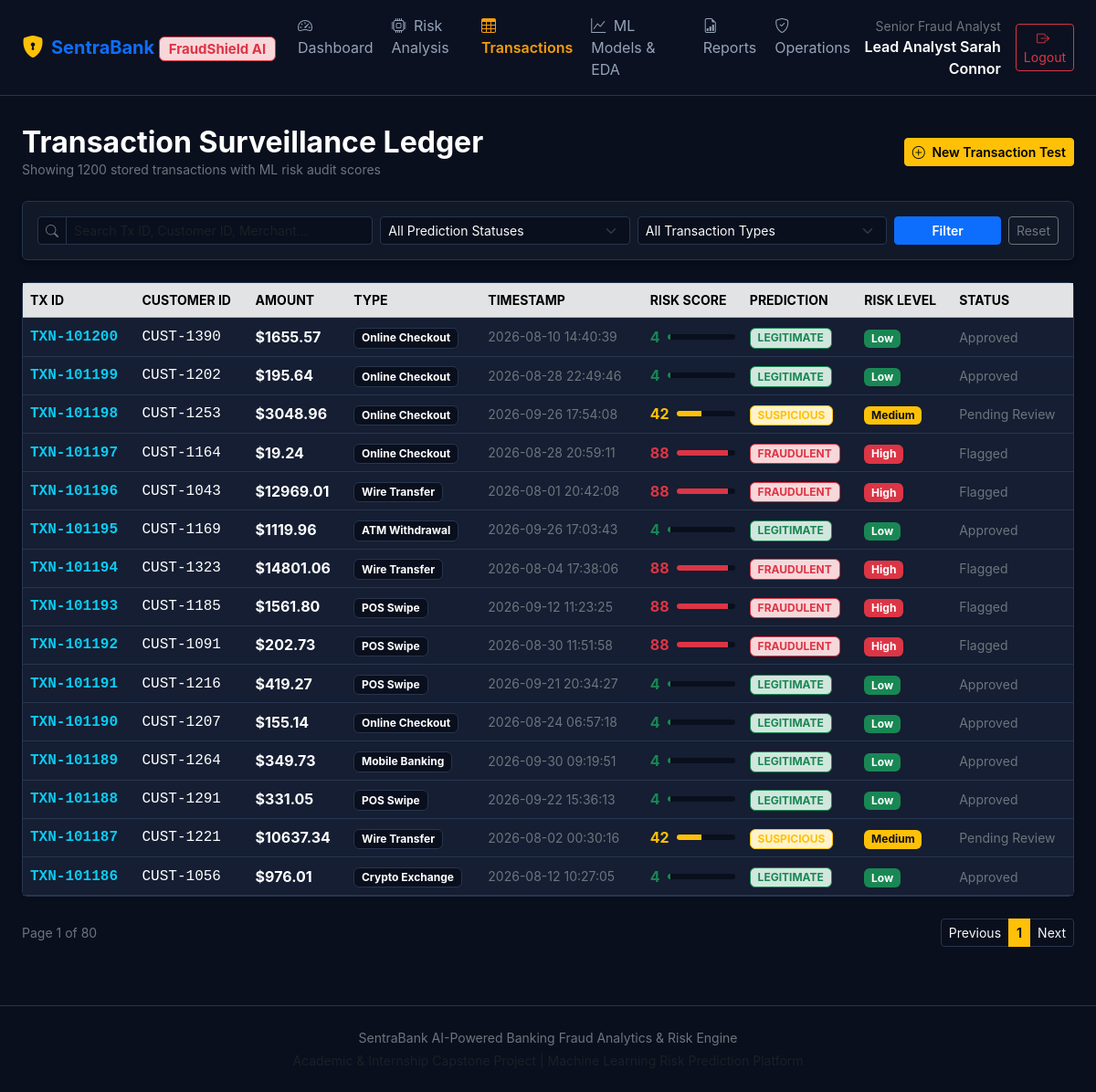
The page /transactions (signed in) on the database its author committed.
### tables this page shows
CREATE TABLE transactions (
        id INTEGER PRIMARY KEY AUTOINCREMENT,
        transaction_id TEXT UNIQUE NOT NULL,
        customer_id TEXT NOT NULL,
        amount REAL NOT NULL,
        transaction_type TEXT NOT NULL,
        transaction_time TEXT NOT NULL,
        account_age INTEGER,
        location TEXT,
        merchant_category TEXT,
        device_type TEXT,
        previous_transactions INTEGER DEFAULT 0,
        previous_fraud_count INTEGER DEFAULT 0,
        transaction_frequency REAL DEFAULT 0.0,
        failed_transactions INTEGER DEFAULT 0,
        is_fraud INTEGER DEFAULT 0,
        prediction TEXT,
        fraud_probability REAL,
        risk_score INTEGER,
        risk_level TEXT,
        status TEXT DEFAULT 'pending_review',
        analyst_notes TEXT,
        created_at TIMESTAMP DEFAULT CURRENT_TIMESTAMP
    );

### app.py (the view)
@app.route('/transactions')
@login_required
def transactions():
    search = request.args.get('search', '').strip()
    status_filter = request.args.get('status', 'all')
    type_filter = request.args.get('type', 'all')
    page = int(request.args.get('page', 1))
    per_page = 15
    offset = (page - 1) * per_page
    conn = get_db()
    query = 'SELECT * FROM transactions WHERE 1=1'
    params = []
    if search:
        query += ' AND (transaction_id LIKE ? OR customer_id LIKE ? OR merchant_category LIKE ?)'
        like_str = f'%{search}%'
        params.extend([like_str, like_str, like_str])
    if status_filter != 'all':
        query += ' AND prediction = ?'
        params.append(status_filter)
    if type_filter != 'all':
        query += ' AND transaction_type = ?'
        params.append(type_filter)
    count_query = query.replace('SELECT *', 'SELECT COUNT(*)')
    total_records = conn.execute(count_query, params).fetchone()[0]
    query += ' ORDER BY id DESC LIMIT ? OFFSET ?'
    params.extend([per_page, offset])
    tx_list = conn.execute(query, params).fetchall()
    conn.close()
    total_pages = max(1, (total_records + per_page - 1) // per_page)
    return render_template(
        'transactions.html',
        transactions=tx_list,
        current_page=page,
        total_pages=total_pages,
        total_records=total_records,
        search=search,
        status_filter=status_filter,
        type_filter=type_filter
    )

### app.py (called while the page is built)
def get_db():
    conn = sqlite3.connect(DB_PATH)
    conn.row_factory = sqlite3.Row
    return conn

def login_required(f):
    @wraps(f)
    def decorated_function(*args, **kwargs):
        if 'user_id' not in session:
            flash('Please log in to access the fraud detection portal.', 'warning')
            return redirect(url_for('login'))
        return f(*args, **kwargs)
    return decorated_function

### templates/transactions.html (shortened to what this page needs)
{% extends "base.html" %}
{% block content %}
<div class="d-flex justify-content-between align-items-center mb-4 flex-wrap gap-2">
    <div>
        <h2 class="fw-bold text-white mb-0">Transaction Surveillance Ledger</h2>
        <p class="text-secondary small mb-0">Showing {{ total_records }} stored transactions with ML risk audit scores</p>
    </div>
    <div>
        <a href="{{ url_for('predict') }}" class="btn btn-warning btn-sm fw-semibold">
            <i class="bi bi-plus-circle me-1"></i> New Transaction Test
        </a>
    </div>
</div>
<div class="card bg-navy border-secondary p-3 mb-4">
    <form method="GET" action="{{ url_for('transactions') }}" class="row g-2 align-items-center">
        <div class="col-12 col-md-4">
            <div class="input-group input-group-sm">
                <span class="input-group-text bg-dark border-secondary text-secondary">
                    <i class="bi bi-search"></i>
                </span>
                <input type="text" class="form-control bg-dark text-light border-secondary" name="search" value="{{ search }}" placeholder="Search Tx ID, Customer ID, Merchant...">
            </div>
        </div>
        <div class="col-6 col-md-3">
            <select class="form-select form-select-sm bg-dark text-light border-secondary" name="status">
                <option value="all" {% if status_filter == 'all' %}selected{% endif %}>All Prediction Statuses</option>
            </select>
        </div>
        <div class="col-6 col-md-3">
            <select class="form-select form-select-sm bg-dark text-light border-secondary" name="type">
                <option value="all" {% if type_filter == 'all' %}selected{% endif %}>All Transaction Types</option>
            </select>
        </div>
        <div class="col-12 col-md-2 d-flex gap-2">
            <button type="submit" class="btn btn-primary btn-sm w-100 fw-semibold">Filter</button>
            <a href="{{ url_for('transactions') }}" class="btn btn-outline-secondary btn-sm">Reset</a>
        </div>
    </form>
</div>
<div class="card bg-navy border-secondary shadow-sm mb-4">
    <div class="table-responsive">
        <table class="table table-dark table-hover mb-0 align-middle">
            <thead class="table-secondary text-uppercase small">
                <tr>
                    <th>Tx ID</th>
                    <th>Customer ID</th>
                    <th>Amount</th>
                    <th>Type</th>
                    <th>Timestamp</th>
                    <th>Risk Score</th>
                    <th>Prediction</th>
                    <th>Risk Level</th>
                    <th>Status</th>
                </tr>
            </thead>
            <tbody>
                {% for tx in transactions %}
                <tr>
                    <td class="font-monospace text-info fw-bold">{{ tx.transaction_id }}</td>
                    <td class="font-monospace">{{ tx.customer_id }}</td>
                    <td class="fw-bold">${{ "%.2f"|format(tx.amount) }}</td>
                    <td><span class="badge bg-dark border border-secondary">{{ tx.transaction_type }}</span></td>
                    <td class="small text-secondary">{{ tx.transaction_time }}</td>
                    <td>
                        <div class="d-flex align-items-center gap-2">
                            <span class="fw-bold {% if tx.risk_score >= 70 %}text-danger{% elif tx.risk_score >= 35 %}text-warning{% else %}text-success{% endif %}">
                                {{ tx.risk_score }}
                            </span>
                            <div class="progress flex-grow-1 bg-dark" style="height: 6px; width: 50px;">
                                <div class="progress-bar {% if tx.risk_score >= 70 %}bg-danger{% elif tx.risk_score >= 35 %}bg-warning{% else %}bg-success{% endif %}"
                                     style="width: {{ tx.risk_score }}%;"></div>
                            </div>
                        </div>
                    </td>
                    <td>
                        {% if tx.prediction == 'Fraudulent' %}
                        <span class="badge bg-danger-subtle text-danger border border-danger">FRAUDULENT</span>
                        {% elif tx.prediction == 'Suspicious' %}
                        <span class="badge bg-warning-subtle text-warning border border-warning">SUSPICIOUS</span>
                        {% else %}
                        <span class="badge bg-success-subtle text-success border border-success">LEGITIMATE</span>
                        {% endif %}
                    </td>
                    <td>
                        <span class="badge {% if tx.risk_level == 'High' %}bg-danger{% elif tx.risk_level == 'Medium' %}bg-warning text-dark{% else %}bg-success{% endif %}">
                            {{ tx.risk_level }}
                        </span>
                    </td>
                    <td><small class="text-secondary">{{ tx.status }}</small></td>
                </tr>
                {% else %}
                <tr>
                    <td colspan="9" class="text-center py-4 text-secondary">
                        No transactions match your query criteria.
                    </td>
                </tr>
                {% endfor %}
            </tbody>
        </table>
    </div>
</div>
{% if total_pages > 1 %}
<nav class="d-flex justify-content-between align-items-center">
    <span class="small text-secondary">Page {{ current_page }} of {{ total_pages }}</span>
    <ul class="pagination pagination-sm mb-0">
        <li class="page-item {% if current_page <= 1 %}disabled{% endif %}">
            <a class="page-link bg-dark text-light border-secondary" href="{{ url_for('transactions', page=current_page-1, search=search, status=status_filter, type=type_filter) }}">Previous</a>
        </li>
        <li class="page-item active">
            <span class="page-link bg-warning text-dark border-warning fw-bold">{{ current_page }}</span>
        </li>
        <li class="page-item {% if current_page >= total_pages %}disabled{% endif %}">
            <a class="page-link bg-dark text-light border-secondary" href="{{ url_for('transactions', page=current_page+1, search=search, status=status_filter, type=type_filter) }}">Next</a>
        </li>
    </ul>
</nav>
{% endif %}
{% endblock %}

### templates/base.html (shortened to what this page needs)
<!DOCTYPE html>
<html lang="en">
<head>
    <link href="https://cdn.jsdelivr.net/npm/bootstrap@5.3.3/dist/css/bootstrap.min.css" rel="stylesheet">
    <link href="https://cdn.jsdelivr.net/npm/bootstrap-icons@1.11.3/font/bootstrap-icons.min.css" rel="stylesheet">
    <link rel="stylesheet" href="{{ url_for('static', filename='css/style.css') }}">
</head>
<body class="bg-dark text-light">
    {% if session.get('user_id') %}
    <nav class="navbar navbar-expand-lg navbar-dark bg-navy border-bottom border-secondary sticky-top">
        <div class="container-fluid px-4">
            <a class="navbar-brand d-flex align-items-center gap-2 fw-bold text-primary" href="{{ url_for('dashboard') }}">
                <i class="bi bi-shield-lock-fill fs-4 text-warning"></i>
                <span>SentraBank <span class="badge bg-danger-subtle text-danger border border-danger">FraudShield AI</span></span>
            </a>
            <div class="collapse navbar-collapse" id="navMenu">
                <ul class="navbar-nav me-auto mb-2 mb-lg-0 gap-1">
                    <li class="nav-item">
                        <a class="nav-link {% if request.endpoint == 'dashboard' %}active text-warning fw-semibold{% endif %}" href="{{ url_for('dashboard') }}">
                            <i class="bi bi-speedometer2 me-1"></i> Dashboard
                        </a>
                    </li>
                    <li class="nav-item">
                        <a class="nav-link {% if request.endpoint == 'predict' %}active text-warning fw-semibold{% endif %}" href="{{ url_for('predict') }}">
                            <i class="bi bi-cpu me-1"></i> Risk Analysis
                        </a>
                    </li>
                    <li class="nav-item">
                        <a class="nav-link {% if request.endpoint == 'transactions' %}active text-warning fw-semibold{% endif %}" href="{{ url_for('transactions') }}">
                            <i class="bi bi-table me-1"></i> Transactions
                        </a>
                    </li>
                    <li class="nav-item">
                        <a class="nav-link {% if request.endpoint == 'analytics' %}active text-warning fw-semibold{% endif %}" href="{{ url_for('analytics') }}">
                            <i class="bi bi-graph-up me-1"></i> ML Models & EDA
                        </a>
                    </li>
                    <li class="nav-item">
                        <a class="nav-link {% if request.endpoint == 'reports' %}active text-warning fw-semibold{% endif %}" href="{{ url_for('reports') }}">
                            <i class="bi bi-file-earmark-bar-graph me-1"></i> Reports
                        </a>
                    </li>
                    <li class="nav-item">
                        <a class="nav-link {% if request.endpoint == 'admin' %}active text-warning fw-semibold{% endif %}" href="{{ url_for('admin') }}">
                            <i class="bi bi-shield-check me-1"></i> Operations
                        </a>
                    </li>
                </ul>
                <div class="d-flex align-items-center gap-3">
                    <div class="text-end d-none d-md-block">
                        <small class="text-secondary d-block">{{ session.get('role', 'Fraud Analyst') }}</small>
                        <span class="fw-semibold text-white">{{ session.get('full_name', 'Analyst') }}</span>
                    </div>
                    <form action="{{ url_for('logout') }}" method="POST" class="d-inline">
                        <button type="submit" class="btn btn-outline-danger btn-sm">
                            <i class="bi bi-box-arrow-right me-1"></i> Logout
                        </button>
                    </form>
                </div>
            </div>
        </div>
    </nav>
    {% endif %}
    <div class="container-fluid px-4 pt-3">
    </div>
    <main class="container-fluid px-4 py-3">
        {% block content %}{% endblock %}
    </main>
    <footer class="py-4 mt-5 border-top border-secondary text-center text-secondary small">
        <div class="container">
            <p class="mb-1">SentraBank AI-Powered Banking Fraud Analytics & Risk Engine</p>
            <p class="mb-0 text-muted">Academic & Internship Capstone Project | Machine Learning Risk Prediction Platform</p>
        </div>
    </footer>
</body>
</html>

### static/css/style.css (style rules this page uses)
:root { --bs-dark-rgb: 10, 15, 29; --navy-bg: #0f172a; --navy-card: #1e293b; --border-color: #334155; --accent-gold: #f59e0b; --danger-red: #ef4444; }
body { background-color: #0b0f19; font-family: -apple-system, BlinkMacSystemFont, "Segoe UI", Roboto, "Helvetica Neue", Arial, sans-serif; color: #e2e8f0; }
.bg-navy { background-color: #111827 !important; }
.card { background-color: #151e32; border-color: #27354f; box-shadow: 0 4px 6px -1px rgba(0, 0, 0, 0.2), 0 2px 4px -1px rgba(0, 0, 0, 0.1); }
.table-dark { --bs-table-bg: #151e32; --bs-table-border-color: #27354f; }
.border-secondary { border-color: #27354f !important; }
.navbar { background-color: #0b1120 !important; }
.nav-link { color: #94a3b8; transition: color 0.2s ease; }
.nav-link:hover, .nav-link.active { color: #f59e0b !important; }

### rows shown on the page
transactions: transaction_id "TXN-101200", customer_id "CUST-1390", amount "1655.57", transaction_type "Online Checkout", transaction_time "2026-08-10 14:40:39", risk_score "4", prediction "LEGITIMATE", risk_level "Low", status "Approved"
transactions: transaction_id "TXN-101199", customer_id "CUST-1202", amount "195.64", transaction_type "Online Checkout", transaction_time "2026-08-28 22:49:46", risk_score "4", prediction "LEGITIMATE", risk_level "Low", status "Approved"
transactions: transaction_id "TXN-101198", customer_id "CUST-1253", amount "3048.96", transaction_type "Online Checkout", transaction_time "2026-09-26 17:54:08", risk_score "42", prediction "SUSPICIOUS", risk_level "Medium", status "Pending Review"
transactions: transaction_id "TXN-101197", customer_id "CUST-1164", amount "19.24", transaction_type "Online Checkout", transaction_time "2026-08-28 20:59:11", risk_score "88", prediction "FRAUDULENT", risk_level "High", status "Flagged"
transactions: transaction_id "TXN-101196", customer_id "CUST-1043", amount "12969.01", transaction_type "Wire Transfer", transaction_time "2026-08-01 20:42:08", risk_score "88", prediction "FRAUDULENT", risk_level "High", status "Flagged"
transactions: transaction_id "TXN-101195", customer_id "CUST-1169", amount "1119.96", transaction_type "ATM Withdrawal", transaction_time "2026-09-26 17:03:43", risk_score "4", prediction "LEGITIMATE", risk_level "Low", status "Approved"
transactions: transaction_id "TXN-101194", customer_id "CUST-1323", amount "14801.06", transaction_type "Wire Transfer", transaction_time "2026-08-04 17:38:06", risk_score "88", prediction "FRAUDULENT", risk_level "High", status "Flagged"
transactions: transaction_id "TXN-101193", customer_id "CUST-1185", amount "1561.80", transaction_type "POS Swipe", transaction_time "2026-09-12 11:23:25", risk_score "88", prediction "FRAUDULENT", risk_level "High", status "Flagged"
transactions: transaction_id "TXN-101192", customer_id "CUST-1091", amount "202.73", transaction_type "POS Swipe", transaction_time "2026-08-30 11:51:58", risk_score "88", prediction "FRAUDULENT", risk_level "High", status "Flagged"
transactions: transaction_id "TXN-101191", customer_id "CUST-1216", amount "419.27", transaction_type "POS Swipe", transaction_time "2026-09-21 20:34:27", risk_score "4", prediction "LEGITIMATE", risk_level "Low", status "Approved"
transactions: transaction_id "TXN-101190", customer_id "CUST-1207", amount "155.14", transaction_type "Online Checkout", transaction_time "2026-08-24 06:57:18", risk_score "4", prediction "LEGITIMATE", risk_level "Low", status "Approved"
transactions: transaction_id "TXN-101189", customer_id "CUST-1264", amount "349.73", transaction_type "Mobile Banking", transaction_time "2026-09-30 09:19:51", risk_score "4", prediction "LEGITIMATE", risk_level "Low", status "Approved"
transactions: transaction_id "TXN-101188", customer_id "CUST-1291", amount "331.05", transaction_type "POS Swipe", transaction_time "2026-09-22 15:36:13", risk_score "4", prediction "LEGITIMATE", risk_level "Low", status "Approved"
transactions: transaction_id "TXN-101187", customer_id "CUST-1221", amount "10637.34", transaction_type "Wire Transfer", transaction_time "2026-08-02 00:30:16", risk_score "42", prediction "SUSPICIOUS", risk_level "Medium", status "Pending Review"
transactions: transaction_id "TXN-101186", customer_id "CUST-1056", amount "976.01", transaction_type "Crypto Exchange", transaction_time "2026-08-12 10:27:05", risk_score "4", prediction "LEGITIMATE", risk_level "Low", status "Approved"

### other values the page prints
{{ session.get('role', 'Fraud Analyst') }} "Senior Fraud Analyst"
{{ session.get('full_name', 'Analyst') }} "Lead Analyst Sarah Connor"
{{ total_records }} "1200"
{{ current_page }} "1"
{{ total_pages }} "80"
